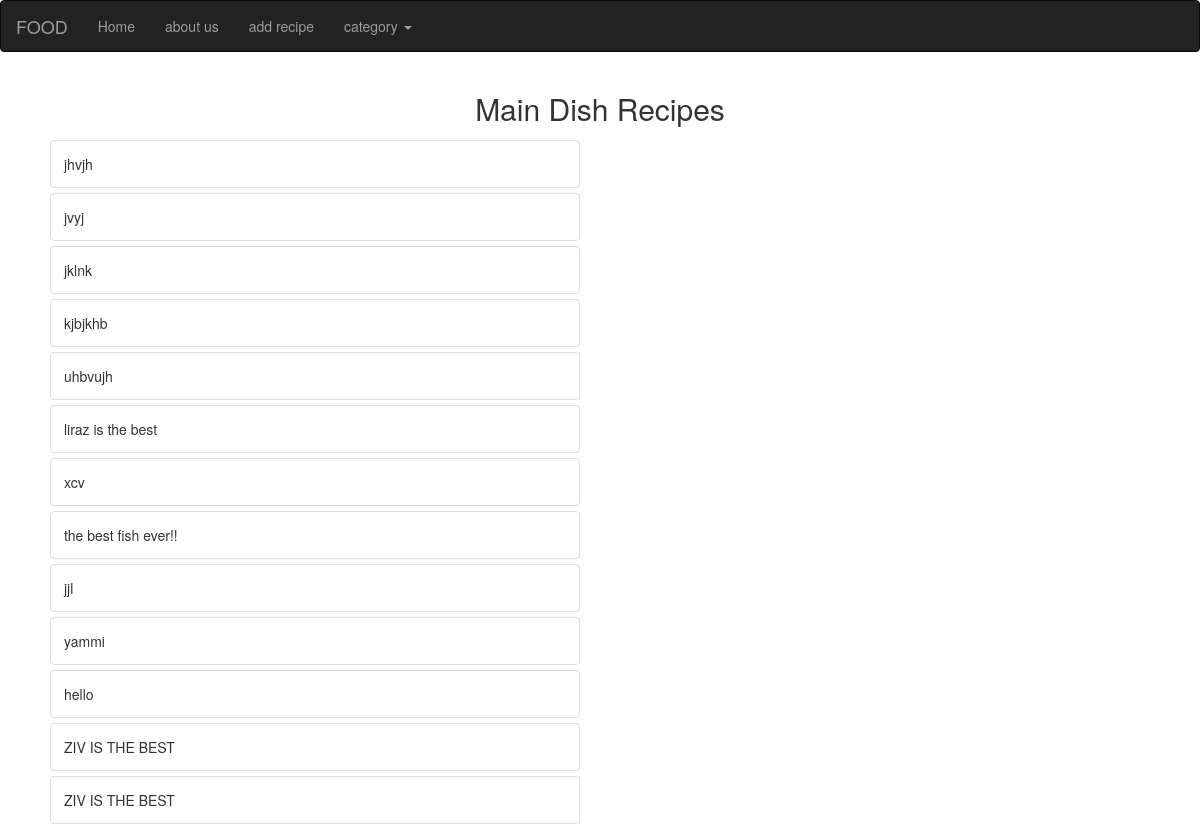
Screenshot of /main_dish with the database file from the repository.
### database.py (models this page shows)
class Recipes(Base):
	__tablename__ = 'recipes'
	id = Column(Integer, primary_key=True)
	category = Column(String)
	ingredients = Column(String)
	instructors = Column(String)
	comments = Column(String)
	caption = Column(String)

### webapp.py (the view)
@app.route("/main_dish", methods = ['GET', 'POST'])
def main_dish():
	main_dish_recipes = session.query(Recipes).filter_by(category="main_dish").all()
	return render_template("main_dish.html", main_dish_recipes=main_dish_recipes)

### templates/main_dish.html (shortened to what this page needs)
<!DOCTYPE html>
<html lang="en">
<head>
  <link rel="stylesheet" href="https://maxcdn.bootstrapcdn.com/bootstrap/3.3.7/css/bootstrap.min.css">
  <link rel="stylesheet" type="text/css" href="style.css">
</head>
<body>
<nav class="navbar navbar-inverse">
  <div class="container-fluid">
    <div class="navbar-header">
      <a class="navbar-brand " href="#">FOOD</a>
    </div>
    <div class="collapse navbar-collapse" id="myNavbar">
      <ul class="nav navbar-nav">
        <li><a href="{{url_for('show_homepage')}}">Home</a></li>
        <li><a href="{{url_for('about_us')}}">about us</a></li>
        <li><a href="{{url_for('upload')}}">add recipe</a></li>
    <li class="dropdown">
          <a class="dropdown-toggle" data-toggle="dropdown" href="#">category <span class="caret"></span></a>
        </li>
      </ul>
    </div>
  </div>
</nav>
<div class="container">
	<center><h2>Main Dish Recipes</h2></center>
<div class="col-md-6">
	{% for recipe in main_dish_recipes %}
		<div class="thumbnail cool">
		<a href="{{url_for('specific', id=recipe.id)}}">
			<div class="caption">
			{{recipe.caption}}
			</div>
		</a>
	</div>
    {% endfor %}
</div>
</div>
</body>
</html>

### templates/main_dish.html (style rules this page uses)
.cool { margin: 5px; }

### rows the page displays
Recipes: caption "jhvjh"
Recipes: caption "jvyj"
Recipes: caption "jklnk"
Recipes: caption "kjbjkhb"
Recipes: caption "uhbvujh"
Recipes: caption "liraz is the best"
Recipes: caption "xcv"
Recipes: caption "the best fish ever!!"
Recipes: caption "jjl"
Recipes: caption "yammi"
Recipes: caption "hello"
Recipes: caption "ZIV IS THE BEST"
Recipes: caption "ZIV IS THE BEST"
